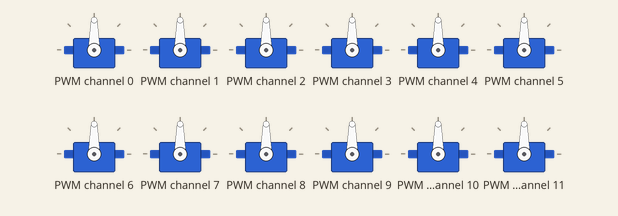
A program run on a simulated ESP32 board running MicroPython. Shown: 12 × servo. Servo angles are drawn from the pulse width (0.5 ms = 0°, 2.5 ms = 180°); what the program prints to the serial console is not drawn.

Above: at 0.05 s.
At 1.6 s:
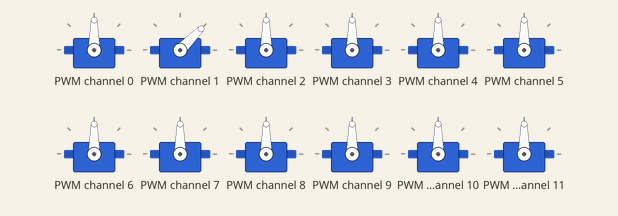
At 2.5 s:
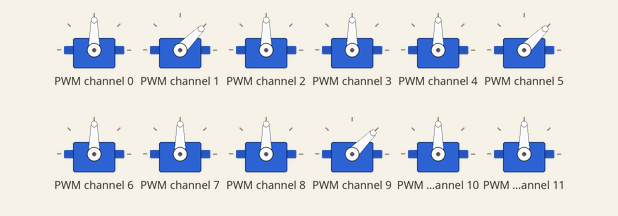
At 5.0 s:
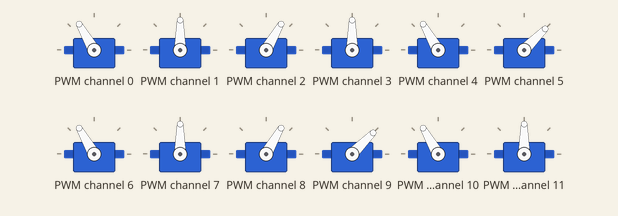
At 7.5 s:
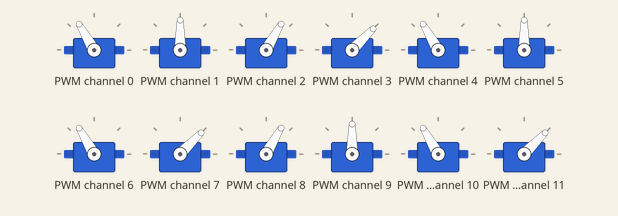
At 10.0 s:
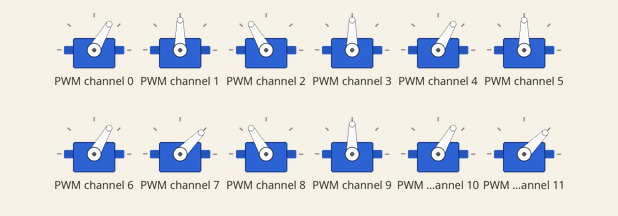
Timing chart, 0 to 13.0 s (numbered marks = the images above):
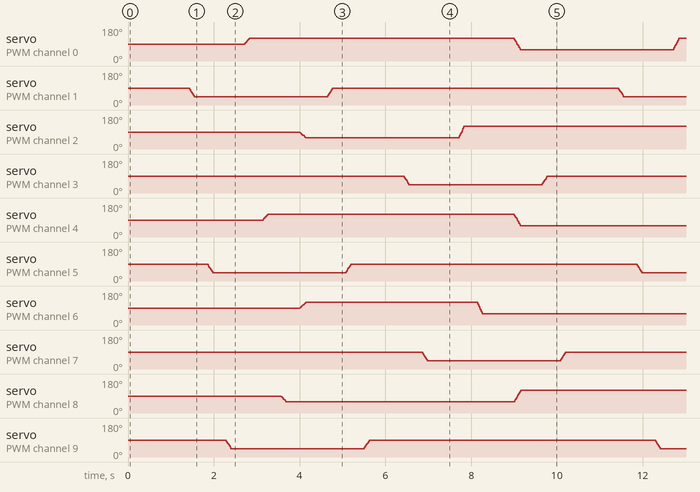

The program:

Backward.py
```python
from machine import I2C, Pin
import time

# ================= CONFIGURATION =================
HIP_CENTER   = 90
HIP_FORWARD  = 120     # Used to PUSH body backward
HIP_BACKWARD = 60      # Used to SWING leg backward

KNEE_UP      = 45
KNEE_DOWN    = 90

PCA_ADDR = 0x40
I2C_SCL  = 22
I2C_SDA  = 21

RIGHT_LEGS = [1, 2, 3]

TRIPOD_A = [1, 3, 5]
TRIPOD_B = [2, 4, 6]

SERVOS = {
    1: {"hip": 0,  "knee": 1},
    2: {"hip": 2,  "knee": 3},
    3: {"hip": 4,  "knee": 5},
    4: {"hip": 6,  "knee": 7},
    5: {"hip": 8,  "knee": 9},
    6: {"hip": 10, "knee": 11}
}

# ================= I2C / PCA9685 =================
i2c = I2C(0, scl=Pin(I2C_SCL), sda=Pin(I2C_SDA), freq=100000)

class PCA9685:
    def __init__(self, i2c, address=0x40):
        self.i2c = i2c
        self.address = address
        self.reset()
        self.set_freq(50)

    def reset(self):
        self.i2c.writeto_mem(self.address, 0x00, b'\x00')
        time.sleep(0.01)

    def set_freq(self, freq):
        prescale = int(25000000 / (4096 * freq) - 1)
        old = self.i2c.readfrom_mem(self.address, 0x00, 1)[0]
        self.i2c.writeto_mem(self.address, 0x00, bytes([(old & 0x7F) | 0x10]))
        self.i2c.writeto_mem(self.address, 0xFE, bytes([prescale]))
        self.i2c.writeto_mem(self.address, 0x00, bytes([old | 0xA1]))
        time.sleep(0.005)

    def set_pwm(self, channel, on, off):
        data = bytearray(4)
        data[0] = on & 0xFF
        data[1] = on >> 8
        data[2] = off & 0xFF
        data[3] = off >> 8
        self.i2c.writeto_mem(self.address, 0x06 + 4 * channel, data)

    def set_angle(self, channel, angle):
        angle = max(0, min(180, angle))
        pulse = int(102 + (angle / 180) * 410)
        self.set_pwm(channel, 0, pulse)

pca = PCA9685(i2c)

# ================= STATE MEMORY =================
current_state = {
    leg: {"hip": HIP_CENTER, "knee": KNEE_DOWN}
    for leg in SERVOS
}

# ================= LOW LEVEL =================
def write_leg(leg, hip, knee):
    current_state[leg]["hip"] = hip
    current_state[leg]["knee"] = knee

    if leg in RIGHT_LEGS:
        hip = 180 - hip

    pca.set_angle(SERVOS[leg]["hip"], hip)
    pca.set_angle(SERVOS[leg]["knee"], knee)

def move_leg_smooth(leg, hip=None, knee=None, steps=6, delay=0.02):
    h0 = current_state[leg]["hip"]
    k0 = current_state[leg]["knee"]

    h1 = h0 if hip is None else hip
    k1 = k0 if knee is None else knee

    dh = (h1 - h0) / steps
    dk = (k1 - k0) / steps

    h, k = h0, k0
    for _ in range(steps):
        h += dh
        k += dk
        write_leg(leg, int(h), int(k))
        time.sleep(delay)

def move_group_sync(targets, steps=8, delay=0.015):
    inc = {}
    for leg, t in targets.items():
        h0 = current_state[leg]["hip"]
        k0 = current_state[leg]["knee"]
        inc[leg] = {
            "h": h0,
            "k": k0,
            "dh": (t["hip"] - h0) / steps,
            "dk": (t["knee"] - k0) / steps
        }

    for _ in range(steps):
        for leg in inc:
            inc[leg]["h"] += inc[leg]["dh"]
            inc[leg]["k"] += inc[leg]["dk"]
            write_leg(
                leg,
                int(inc[leg]["h"]),
                int(inc[leg]["k"])
            )
        time.sleep(delay)

# ================= POWER SAFE GAIT =================
def lift_tripod_sequential(tripod):
    for leg in tripod:
        move_leg_smooth(leg, knee=KNEE_UP)
        time.sleep(0.3)

def lower_tripod_sequential(tripod):
    for leg in tripod:
        move_leg_smooth(leg, knee=KNEE_DOWN)
        time.sleep(0.3)

# ================= BACKWARD STEP =================
def backward_step(lift_group, push_group):
    # 1. Lift air legs
    lift_tripod_sequential(lift_group)

    # 2. Swing lifted legs BACKWARD
    for leg in lift_group:
        move_leg_smooth(leg, hip=HIP_BACKWARD)
        time.sleep(0.3)

    # 3. Push ground legs FORWARD
    targets = {
        leg: {"hip": HIP_FORWARD, "knee": KNEE_DOWN}
        for leg in push_group
    }
    move_group_sync(targets)
    time.sleep(0.5)

    # 4. Lower air legs
    lower_tripod_sequential(lift_group)

# ================= STAND =================
def stand():
    targets = {
        leg: {"hip": HIP_CENTER, "knee": KNEE_DOWN}
        for leg in SERVOS
    }
    move_group_sync(targets, steps=15, delay=0.02)

# ================= MAIN =================
print("Backward Walk Active")
stand()
time.sleep(1)

for _ in range(4):
    backward_step(TRIPOD_A, TRIPOD_B)
    time.sleep(0.5)
    backward_step(TRIPOD_B, TRIPOD_A)
    time.sleep(0.5)

stand()
print("Backward Walk Done")
```

Measured:
- by itself, servo on PWM channel 1, servo on PWM channel 3, servo on PWM channel 5, servo on PWM channel 7, servo on PWM channel 9, servo on PWM channel 11: repeats every 10.0 s: 74° 0.02 s, 67° 0.02 s, 60° 0.02 s, 52° 0.02 s, 45° 3.1 s, 52° 0.02 s, 60° 0.02 s, 67° 0.02 s, 74° 0.02 s, 81° 0.02 s, 90° 6.7 s, 81° 0.02 s
